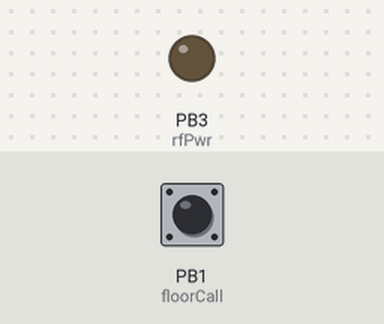
Simulated run of this sketch. Board: ATtiny85, built with avr-gcc and run on an emulated ATtiny85. Shown: output pins drawn as LEDs (lit = HIGH). The inputs (shaded band) are chosen by the test bench; at power-on: PB1 (floorCall) HIGH. Sleep ends after the set time or at an interrupt; EEPROM starts erased; no radio packets arrive unless stated; pins used as bus, display or sensor lines are not drawn.

Above: at 1.2 s.
1.3 s: PB1 (floorCall) pulled LOW for 0.15 s
At 1.58 s:
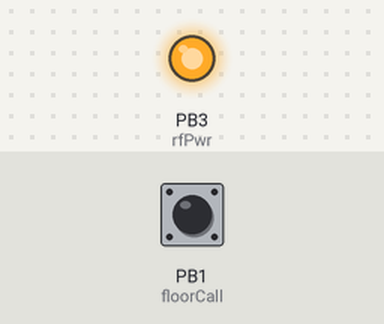
Timing chart, 0 to 4.3 s (numbered marks = the images above; inputs shaded):
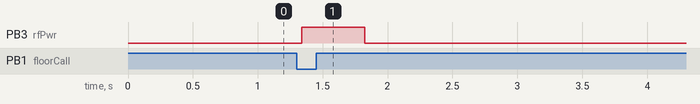

Measured:
- after the input at 1.3 s, PB3 (rfPwr): LOW → HIGH at once, → LOW 0.48 s later

The sketch:

RTU_FM_LOWB_0117.ino
```cpp
/*
 RF Floor Transmitter with ATTiny85

 21/01/15: Taken from "RF_Pendant_V1_0_Oct15"
 22/01/15: Disabled all 'lightButton', Changed switch detect to High (in  Bounce routine),
 disable pull-up on callButton.
 13/05/15: Updated with RF Pend V1.1 060515 routines
 28/05/15: Renamed 'callButton' to 'floorCall' & 'lightButton' to 'bedChair' and enabled, both triggers send the same ID.
 02/06/15: Shortened 'triggered' overall time, eliminating double send on FM trigger.
 03/06/15: Added whichMat check, PCB has LK1 that shorts bedChair to GND when not used.
 29/06/2016: R4 removed on PCB, and bedcahir pulled up.
 07/07/2016: using PB4 for ALL MATs, LEDBLINK routine removed for timeing issues, Check Battery routine modified, RF TX routine modified for better timeing and stability, whichmat removed,
 */

#define F_CPU 8000000                           // Set Clk to 8MHz
#define rfData 0                           // PB0 - Pin5 RF data & LED
#define battery A1                           // PB2 - Pin7 Low battery
#define rfPwr 3                            // PB3 - Pin2 Rf power

#include <crc16.h>                              // for VW
#include <VirtualWire.h>                        // Using V1.19
#include <avr/sleep.h>                          // Sleep Modes
#include <avr/power.h>                          // Power Management
#include <EEPROM.h>


long batteryAlertThreshhold = 2700;


boolean loBatt;
////////////////////////////////////////////////////////////
//remmember to uncomment corresponding MAT/////////////////
//////////////////////////////////////////////////////////
const int floorCall = 1;                        // PB4 - Pin3 Floor mat trigger
//const int bedChair = 1;                         // PB1 - Pin6 Bed or Chair mat trigger

/////////////////////////////////////////////////////////////
//const unsigned int ID = 0x01;
const unsigned int lightConv = 16384;           // "OR" value for light button ID (4000h = 01000000 00000000)
char msg[7];                                    // Message digit length (5digits + 1 = 6)


int unsigned IDnum;
int idHigh;                                     // High byte of ID num for EEPROM
int idLow;                                      // Low byte of ID num for EEPROM
//int whichMat = LOW;                             // Flag for which mat has triggered
float sensorValue;

ISR (PCINT0_vect){                              // Interrupt vector
}

//____________________________________________________________________________________________
void setup() {

  pinMode(rfData,OUTPUT);                       // rfData/LED is output
  digitalWrite(rfData, LOW);                    // turn off RF data


  pinMode(rfPwr, OUTPUT);                       // rfPwr is output
  digitalWrite(rfPwr, LOW);                     // turn off RF power

  //////////////////////////////////////////////////////////
  //Uncomment for Floor MAT and Comment for Bed/Chair MAT//
  ////////////////////////////////////////////////////////

  pinMode(floorCall, INPUT);                    // Switch is input
  digitalWrite (floorCall, HIGH);                   // internal pull-up

  /////////////////////////////////////////////////////////
  //Uncomment for Bed/Chair MAT and Comment for Floor MAT//
  ////////////////////////////////////////////////////////

  //pinMode(bedChair, INPUT);                     // Switch is input
  // digitalWrite (bedChair, HIGH);


  readID();                                     // Get ID from EEPROM

  EEPROM.write(16, OSCCAL);                     // write old osccal value to addr 12
  OSCCAL = EEPROM.read(17);                     // read new from addr 13
  if(EEPROM.read(18) != OSCCAL)
    EEPROM.write(18, OSCCAL);                     // write new osccal value to addr 14

  if(EEPROM.read(21) != 0x17)
    EEPROM.write(21, 0x17);                       // F/w date - day
  if(EEPROM.read(22) != 0x01)
    EEPROM.write(22, 0x01);                       // F/w date - month
  if(EEPROM.read(23) != 0x11)
    EEPROM.write(23, 0x11);                       // F/w date - year

  vw_setup(2400);                               // VirtualWire set-up. Bits per sec
  vw_set_tx_pin(rfData);                        // Set Tx pin to rfData

    // pin change interrupt (D0 & D4)
  PCMSK = bit (PCINT1) ;//| bit (PCINT4);          // pins 6(PB1) and 3(PB4)
  GIFR   |= bit (PCIF);                         // clear any outstanding interrupts
  GIMSK  |= bit (PCIE);                         // enable pin change interrupts
}

//____________________________________________________________________________________________
void loop() {

  //FLOOR MAT CODE
  int bounce1 = digitalRead(floorCall);	        // De-bounce - 1st read
  delay(40);								                    // Wait
  int bounce2 = digitalRead(floorCall);	        // De-bounce - 2nd read
  if ((bounce1 == bounce2) && (bounce1 == LOW))	// If both bounces are the same and "LOW"
  {
    digitalWrite(rfPwr, HIGH);                  // turn on RF power
    delay(300);                                 // allow Rf module to settle
    itoa(IDnum,msg,10);                           // Convert int data to Char array directly, ASCII-encoded decimal(base10)
    if ((getVoltage() > batteryAlertThreshhold))
      msg[strlen(msg)] = 'H';                    //BATTERY STATUS
    if ((getVoltage() <= batteryAlertThreshhold))
      msg[strlen(msg)] = 'L';
    vw_send((uint8_t *)msg, strlen(msg));
    vw_wait_tx();                                 // Wait until the whole message is gone                                   // send it out (1)
    vw_send((uint8_t *)msg, strlen(msg));
    vw_wait_tx();                                 // Wait until the whole message is gone                                  // send it out again. (2)
    vw_send((uint8_t *)msg, strlen(msg));
    vw_wait_tx();                                 // Wait until the whole message is gone                                  // send it out again. (3)
    digitalWrite(rfPwr, LOW);                   // turn off RF power
    delay(100);
    digitalWrite(rfData, HIGH);
    delay(1000);
    digitalWrite(rfData, LOW);
    chkBat(5,200);                                   // check battery status
  }
  /*
  //BEDCHAIR CODE
   int   bounce1 = digitalRead(bedChair);	            // De-bounce - 1st read
   delay(40);								                    // Wait
   int   bounce2 = digitalRead(bedChair);	            // De-bounce - 2nd read
   if ((bounce1 == bounce2) && (bounce1 == HIGH))    // If both bounces are the same and "LOW"+
   {

   digitalWrite(rfPwr, HIGH);                  // turn on RF power
   delay(300);                                 // allow Rf module to settle
   itoa(IDnum,msg,10);                           // Convert int data to Char array directly, ASCII-encoded decimal(base10)
   if ((getVoltage() > batteryAlertThreshhold))
   msg[strlen(msg)] = 'H';                    //BATTERY STATUS
   if ((getVoltage() <= batteryAlertThreshhold))
   msg[strlen(msg)] = 'L';
   vw_send((uint8_t *)msg, strlen(msg));
   vw_wait_tx();                                 // Wait until the whole message is gone                                   // send it out (1)
   vw_send((uint8_t *)msg, strlen(msg));
   vw_wait_tx();                                 // Wait until the whole message is gone                                  // send it out again. (2)
   vw_send((uint8_t *)msg, strlen(msg));
   vw_wait_tx();                                 // Wait until the whole message is gone                                  // send it out again. (3)
   digitalWrite(rfPwr, LOW);                   // turn off RF power
   delay(100);
   digitalWrite(rfData, HIGH);
   delay(1000);
   digitalWrite(rfData, LOW);
   chkBat(5,200);                                   // check battery status
   }*/
  goToSleep ();
}

//____________________________________________________________________________________________
void goToSleep ()
{
  set_sleep_mode(SLEEP_MODE_PWR_DOWN);
  ADCSRA &= ~_BV(ADEN);                         // disable ADC
  ACSR |= _BV(ACD);                             // disable the analogue comparator
  power_all_disable ();                         // power off ADC, Timer 0 / 1, serial interface
  sleep_enable();
  sleep_cpu();                                  // go to sleep

  // Wakes up here after the interrupts
  sleep_disable();
  power_all_enable();                           // power everything back on
}

//____________________________________________________________________________________________
long getVoltage(){

  ADCSRA = bit(ADEN);
  ADMUX = _BV(MUX3) | _BV(MUX2);
  delay(2); // Wait for Vref to settle
  ADCSRA |= _BV(ADSC); // Start conversion
  while (bit_is_set(ADCSRA,ADSC)); // measuring

  uint8_t low  = ADCL; // must read ADCL first - it then locks ADCH
  uint8_t high = ADCH; // unlocks both

  long result = (high<<8) | low;

  result = 1125300L / result; // Calculate Vcc (in mV); 1125300 = 1.1*1023*1000

  ADMUX&=~(REFS0);
  ADMUX&=~(REFS1);
  return result; // Vcc in millivolts
}


void chkBat(int times, int lengthms)
{
  if ((getVoltage() <= batteryAlertThreshhold) ) // if the battery is below the threshold and the button wasnt pressed, then beep
  {
    delay (500);
    for (int x=0; x<times;x++)
    {
      digitalWrite(rfData,HIGH );
      delay (lengthms);
      digitalWrite(rfData, LOW);
      delay (lengthms/2);
    }                          // warning flash
  }
}


void readID() {                                 // Reads ID no. from EEPROM
  idLow = EEPROM.read(25);	                    // Read low from addr 25
  idHigh = EEPROM.read(24);                     // Read high from addr 24
  IDnum = word(idHigh, idLow);                  // convert to one word
}


/*
void sendRf(){
 itoa(msgID,msg,10);                           // Convert int data to Char array directly, ASCII-encoded decimal(base10)
 vw_send((uint8_t *)msg, strlen(msg));
 vw_wait_tx();                                 // Wait until the whole message is gone
 }

 void ledBlink(int times, int lengthms){         // Routine for blinking a LED
 for (int x=0; x<times;x++){
 digitalWrite(rfData,HIGH );
 delay (lengthms);
 digitalWrite(rfData, LOW);
 }
 }
 */

//______________________________________________________________________________
```
